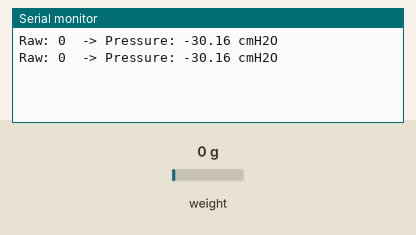
Simulated run of this sketch. Board: Arduino Uno, built with avr-gcc and run on an emulated ATmega328P. Parts: the last lines printed to the serial monitor. The inputs (shaded band) are chosen by the test bench; at power-on: weight on the scale 0 g.

Above: at 3.3 s.
3.4 s: weight on the scale set to 100 g
At 5.0 s:
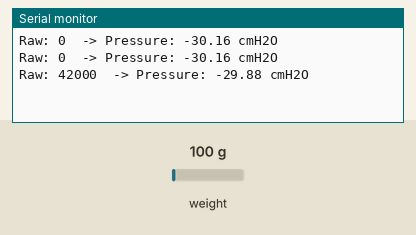
5.5 s: weight on the scale set to 1250 g
At 6.1 s:
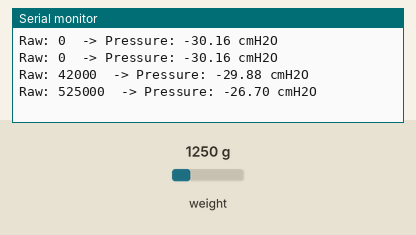
Timing chart, 0 to 8.5 s (numbered marks = the images above; inputs shaded):
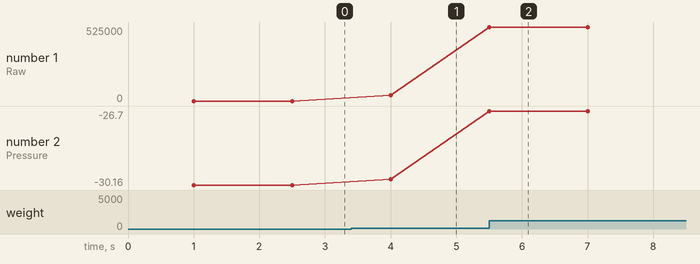

Measured:
- after the input at 3.4 s, the serial monitor: prints a new line after 0.60 s (image 1)
- after the input at 5.5 s, the serial monitor: prints a new line at once (image 2)
- plotted number 1: 0 → 42000 after the input at 3.4 s, 42000 → 525000 after the input at 5.5 s
- plotted number 2: -30.16 → -29.88 after the input at 3.4 s, -29.88 → -26.7 after the input at 5.5 s

The sketch:

cm_H20_YELLOW_B_ROAD.ino
```cpp
#include "HX711.h"

// Pin connections for HX711
const byte MPS_OUT_pin = 2; // DT pin
const byte MPS_SCK_pin = 3; // SCK pin

HX711 MPS20N0040D;

// Calibration constants (from your measurements)
const long OFFSET = 4584000;       // baseline raw value
const float SLOPE = 152000.0;      // counts per cmH2O

void setup() {
  Serial.begin(9600);
  MPS20N0040D.begin(MPS_OUT_pin, MPS_SCK_pin);
}

void loop() {
  // Take an average of 10 samples
  long avg_val = MPS20N0040D.read_average(10);

  // Convert raw value to cmH2O
  float pressure_cmH2O = (avg_val - OFFSET) / SLOPE;

  // Print results
  Serial.print("Raw: ");
  Serial.print(avg_val);
  Serial.print("  -> Pressure: ");
  Serial.print(pressure_cmH2O, 2); // 2 decimal places
  Serial.println(" cmH2O");

  delay(500); // half-second update
}
```
